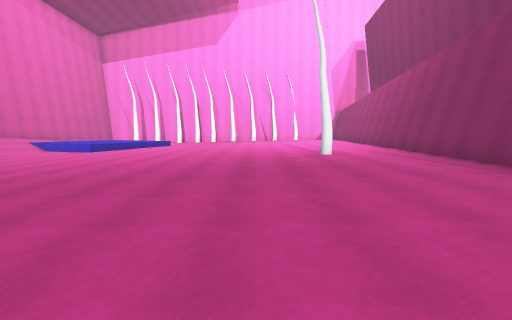
view 1 (above)

16 first-person views from a walk through a Unity game level. The camera is 1.5 m above the floor, tilts 6° down and sees 90° across. The floor is counted in squares, 2 m on a side. Each view is taken from the middle of a square. On the plan, view 1 faces up. The plan holds only what a view shows up to about 9 squares ahead; the rest is blank. The place goes on beyond the plan. The player is left out.

view 2
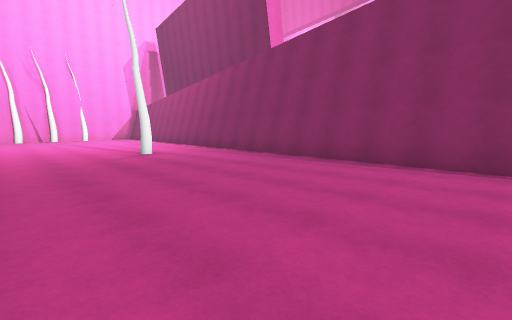

view 3
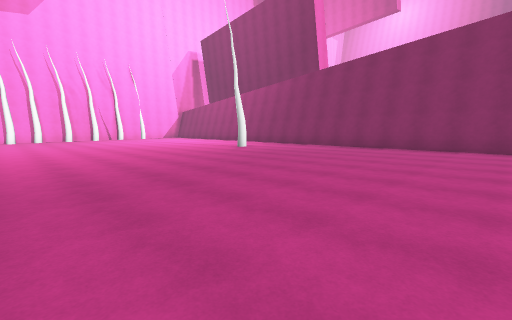

view 4
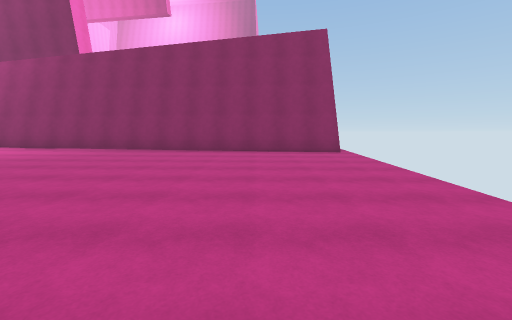

view 5
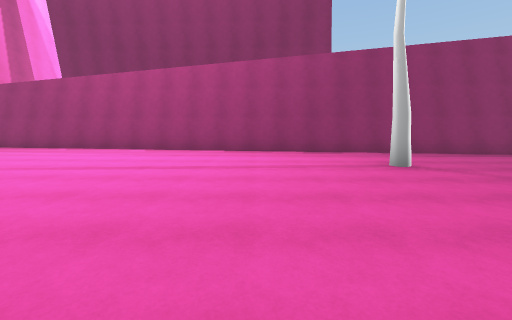

view 6
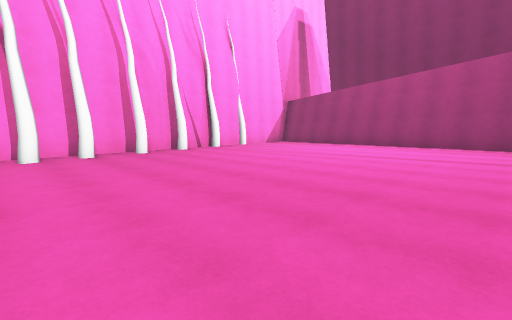

view 7
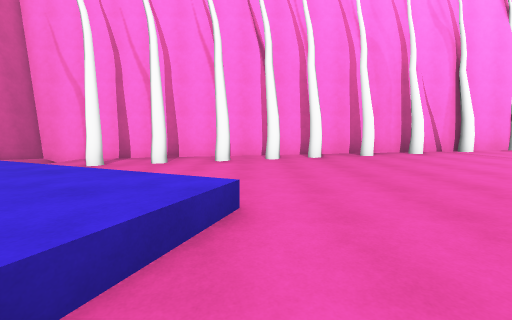

view 8
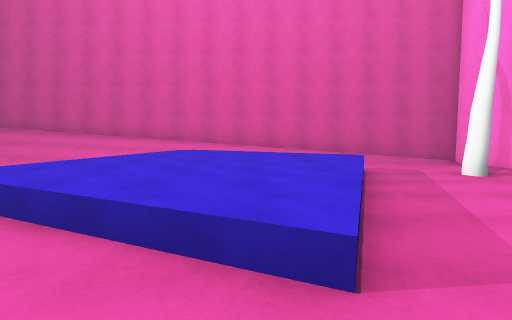

view 9
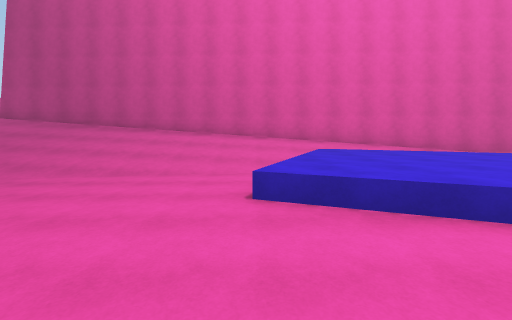

view 10
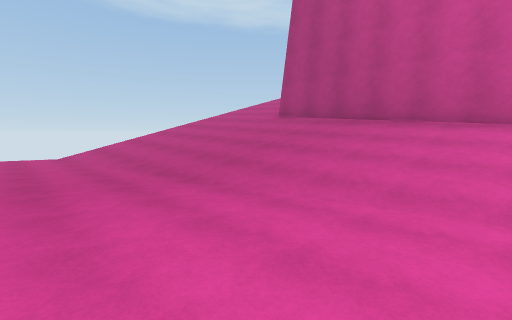

view 11
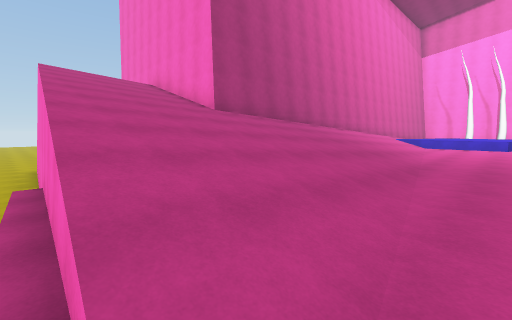

view 12
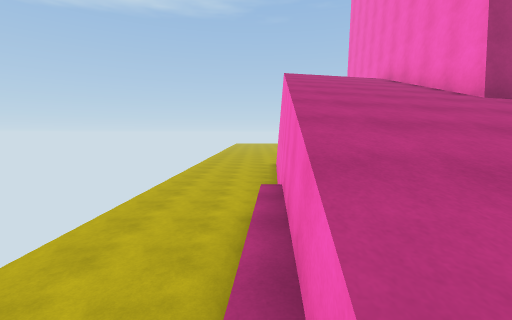

view 13
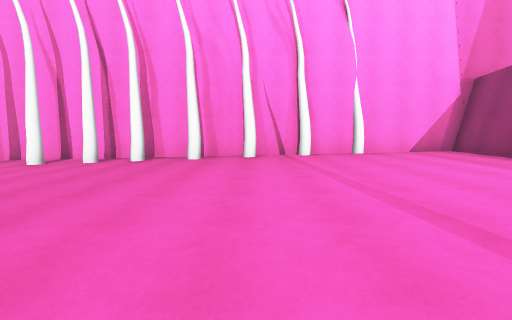

view 14
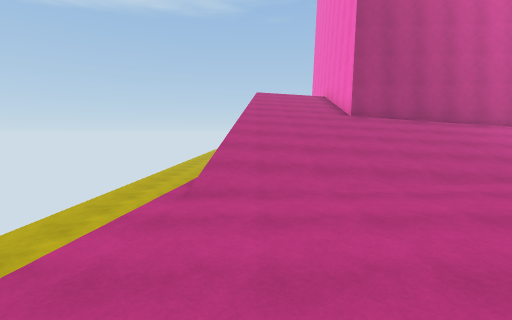

view 15
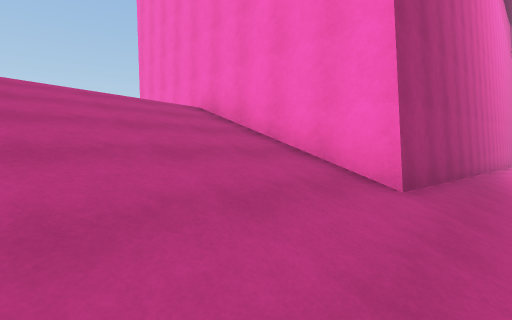

view 16
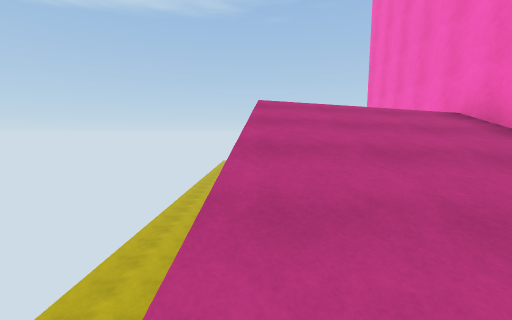

### Floor plan
Key: @ floor where view 1 was taken; # wall or solid block; . main floor; : floor 0.25 m higher than the main floor; - floor 0.25 m lower than the main floor; + floor 0.5 m higher than the main floor; _ floor 0.5 m lower than the main floor; / step, stairs or slope; = window, fence, low wall or low ledge; v drop or lower ground; O other object.
Columns run from 20 left of view 1 to 7 right of it. Each row starts with its distance up from view 1.
 22                   ## #######
 21         ###########:O#OO+++#
 20         #/-..OOO.OO::::++++#
 19         #/-O......:::::+++##
 18         #/--......:::::+++#
 17         # =//......:::::++#
 16         # /++//....:::::++#
 15        ##/+++++....:::::++#
 14        #//++++/.....:::::+#
 13        #//++++/.....:::::+#
 12        #////++......:::::+#
 11        #///--=......:::::+#
 10        #///---.......:::::#
  9        #///----......::::/#
  8        #///----......:O::##
  7        #////---.......:::#
  6        #////----......:::#
  5        #////----......:::#
  4        #////----......:::#
  3 ########////----.......::#
  2   v//////////----......::#
  1   v//////////----......::#
  0   v//////////----...@...:#
 -1  vvv/////////-----....../#
 -2  vvvvvvvvvv_/--- -....../#
 -3 vvvvvvvvvvvvvvv    vvvvvv#

Where each view was taken, in squares from view 1:
view 1: 0 up, 0 right, facing up
view 2: 0 up, 1 left, facing up-right
view 3: 0 up, 5 left, facing up-right
view 4: 0 up, 4 left, facing right
view 5: 11 up, 3 left, facing right
view 6: 12 up, 5 left, facing up-right
view 7: 13 up, 5 left, facing up
view 8: 15 up, 4 left, facing left
view 9: 11 up, 4 left, facing left
view 10: 8 up, 6 left, facing down-left
view 11: 2 down, 7 left, facing up-left
view 12: 2 down, 8 left, facing left
view 13: 13 up, 0 right, facing up
view 14: 1 down, 4 left, facing left
view 15: 1 down, 12 left, facing up-left
view 16: 1 down, 13 left, facing left
